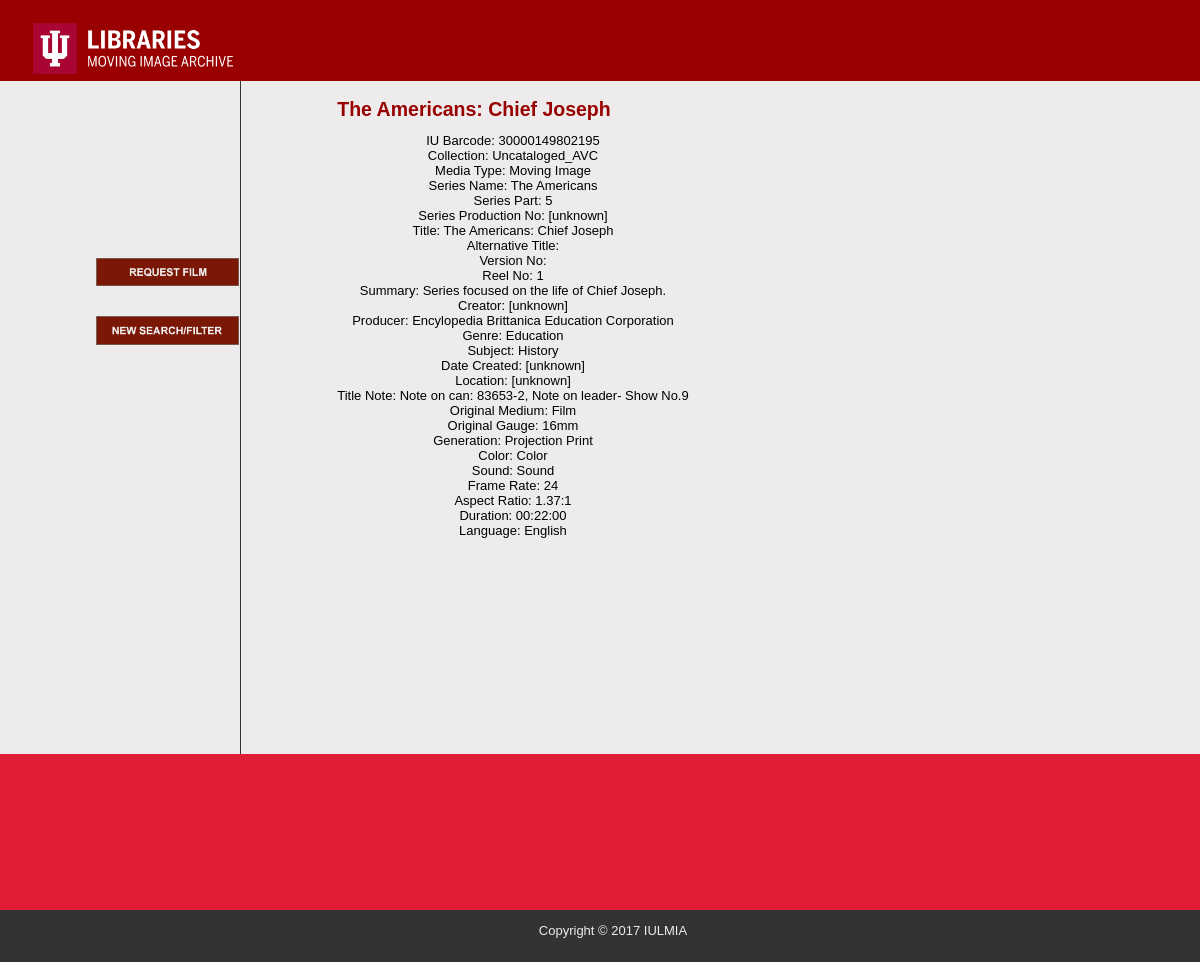
Page /public/moviepage.php?movieid=30000149802195 on the committed database.
### tables this page shows
CREATE TABLE BIB_BASIC (
    Bib_IU_Barcode varchar(20) not null,
    Bib_Collection varchar(200) not null,
    Bib_Media_Type varchar(20),
    Bib_Series_Name varchar(200),
    Bib_Series_Part varchar(10),
    Bib_Series_Production_No varchar(25),
    Bib_Title varchar(200) not null,
    Bib_Alternative_Title varchar(200),
    Bib_Version_No smallint,
    Bib_Reel_No smallint,
    Bib_Summary varchar(200),
    Bib_Creator varchar(50),
    Bib_Producer varchar(50),
    Bib_Genre varchar(25) not null,
    Bib_Subject varchar(50) not null,
    Bib_Date_Created varchar(200),
    Bib_Location varchar(200),
    Bib_Title_Note varchar(200),
    Bib_Original_Medium varchar(15),
    Bib_Original_Gauge varchar(25),
    Bib_Generation varchar(50),
    Bib_Color varchar(20),
    Bib_Sound varchar(15),
    Bib_Frame_Rate int,
    Bib_Aspect_Ratio varchar(10),
    Bib_Duration time,
    Bib_Language varchar(50),
    primary key (Bib_IU_Barcode)
);

### includes/functions.php (called while the page is built, shortened)
<?php
	function fetch_details_movie($movie_id) {
		global $connection;
		$query = "Select * from BIB_BASIC where Bib_IU_Barcode = $movie_id";
		$movie_details = mysqli_query($connection, $query);
		return $movie_details;
	}
?>

### public/moviepage.php (the view, shortened to what this page needs)
<?php require_once("../includes/data/db_config.php"); ?>
<?php require_once("../includes/functions.php"); ?>
<?php include("../includes/templates/header.php"); ?>
<div id="main">
	<table>
		<tr>
			<td width="20%"><div id="navigation" style="padding-left: 40%; padding-bottom: 98%">
				<a href="login.php"><img src="../public/images/RequestFilmN.png" alt="Request Film" width="100%"></a>
				<br>
				<br>
				<br>
				<a href="index.php"><img src="../public/images/NewSearchFilter_N.png" alt="New SF" width="100%"></a>
			</div></td>
			<td width="80%"><div id="page">
			<?php
				if(isset($_GET["movieid"])) {
					$movie_details = fetch_details_movie($_GET["movieid"]);
					$output = "<h2>";
					while ($mov = mysqli_fetch_assoc($movie_details)) {
						$output .= $mov["Bib_Title"] . "</h2>";
						$output .= "IU Barcode: " . $mov["Bib_IU_Barcode"] . "<br>";
						$output .= "Collection: " . $mov["Bib_Collection"] . "<br>";
						$output .= "Media Type: " . $mov["Bib_Media_Type"] . "<br>";
						$output .= "Series Name: " . $mov["Bib_Series_Name"] . "<br>";
						$output .= "Series Part: " . $mov["Bib_Series_Part"] . "<br>";
						$output .= "Series Production No: " . $mov["Bib_Series_Production_No"] . "<br>";
						$output .= "Title: " . $mov["Bib_Title"] . "<br>";
						$output .= "Alternative Title: " . $mov["Bib_Alternative_Title"] . "<br>";
						$output .= "Version No: " . $mov["Bib_Version_No"] . "<br>";
						$output .= "Reel No: " . $mov["Bib_Reel_No"] . "<br>";
						$output .= "Summary: " . $mov["Bib_Summary"] . "<br>";
						$output .= "Creator: " . $mov["Bib_Creator"] . "<br>";
						$output .= "Producer: " . $mov["Bib_Producer"] . "<br>";
						$output .= "Genre: " . $mov["Bib_Genre"] . "<br>";
						$output .= "Subject: " . $mov["Bib_Subject"] . "<br>";
						$output .= "Date Created: " . $mov["Bib_Date_Created"] . "<br>";
						$output .= "Location: " . $mov["Bib_Location"] . "<br>";
						$output .= "Title Note: " . $mov["Bib_Title_Note"] . "<br>";
						$output .= "Original Medium: " . $mov["Bib_Original_Medium"] . "<br>";
						$output .= "Original Gauge: " . $mov["Bib_Original_Gauge"] . "<br>";
						$output .= "Generation: " . $mov["Bib_Generation"] . "<br>";
						$output .= "Color: " . $mov["Bib_Color"] . "<br>";
						$output .= "Sound: " . $mov["Bib_Sound"] . "<br>";
						$output .= "Frame Rate: " . $mov["Bib_Frame_Rate"] . "<br>";
						$output .= "Aspect Ratio: " . $mov["Bib_Aspect_Ratio"] . "<br>";
						$output .= "Duration: " . $mov["Bib_Duration"] . "<br>";
						$output .= "Language: " . $mov["Bib_Language"] . "<br>";
					}
					echo "$output";
				}
			?>
			</div></td>
		</tr>
	</table>
</div>
<?php include("../includes/templates/footer.php"); ?>

### public/css/public.css (style rules this page uses)
html { height: 100%; width: 100%; }
body { width: 100%; height: 100%; margin: 0; padding: 0; border: 0; font-family: Verdana, Arial, Helvetica, sans-serif; font-size: 13px; line-height: 15px; background: #EDEBEB; text-align: center; }
#main { width: 100%; background: #EDEBEB; overflow: auto; position: relative; }
#navigation { float: left; margin: 0; color: #191919; background: #EDEBEB; }
#navigation a { color: #191919; text-decoration: none; }
#page { float: left; margin: 0; padding-left: 10%; background: #EDEBEB; padding-bottom: 22.5%; }
#page h2 { color: #990000; margin-top: 1em; text-align: left; }
table { border-collapse: collapse; }
table td { border: 1px solid #333333; }
table tr:first-child td { border-top: 0; }
table tr:last-child td { border-bottom: 0; }
table tr td:first-child { border-left: 0; }
table tr td:last-child { border-right: 0; }

### rows in the picture
bib_basic: Bib_Title "The Americans: Chief Joseph", Bib_IU_Barcode "30000149802195", Bib_Collection "Uncataloged_AVC", Bib_Media_Type "Moving Image", Bib_Series_Name "The Americans", Bib_Series_Part "5", Bib_Series_Production_No "[unknown]", Bib_Reel_No "1", Bib_Summary "Series focused on the life of Chief Joseph.", Bib_Creator "[unknown]", Bib_Producer "Encylopedia Brittanica Education Corporation", Bib_Genre "Education", Bib_Subject "History", Bib_Date_Created "[unknown]", Bib_Location "[unknown]", Bib_Title_Note "Note on can: 83653-2, Note on leader- Show No.9", Bib_Original_Medium "Film", Bib_Original_Gauge "16mm", Bib_Generation "Projection Print", Bib_Color "Color", Bib_Sound "Sound", Bib_Frame_Rate "24", Bib_Aspect_Ratio "1.37:1", Bib_Duration "00:22:00", Bib_Language "English"
